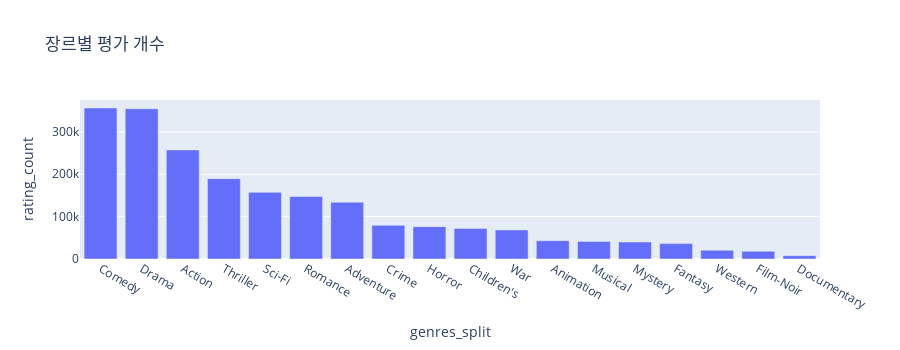

Notebook code for this chart:
### Code cell
# 다큐멘터리가 높은 평점을 가지고 있어 장르 별 개수 탐색
px.bar(rating_by_genre_df, x='genres_split', y='rating_count', height=350, title='장르별 평가 개수').update_xaxes(categoryorder="total descending")

### Figure 1 — Plotly figure (JSON) as saved in the notebook; plotly's stock layout.template omitted (floating-point values rounded to 4 significant figures)
{"data": [{"alignmentgroup": "True", "hovertemplate": "genres_split=%{x}<br>rating_count=%{y}<extra></extra>", "legendgroup": "", "marker": {"color": "#636efa", "pattern": {"shape": ""}}, "name": "", "offsetgroup": "", "orientation": "v", "showlegend": false, "textposition": "auto", "type": "bar", "x": ["Horror", "Children's", "Fantasy", "Sci-Fi", "Adventure", "Action", "Comedy", "Thriller", "Romance", "Western", "Musical", "Mystery", "Animation", "Crime", "Drama", "War", "Documentary", "Film-Noir"], "xaxis": "x", "y": [76386, 72186, 36301, 157294, 133953, 257457, 356580, 189680, 147523, 20683, 41533, 40178, 43293, 79541, 354529, 68527, 7910, 18261], "yaxis": "y"}], "layout": {"barmode": "relative", "height": 350, "legend": {"tracegroupgap": 0}, "title": {"text": "장르별 평가 개수"}, "xaxis": {"anchor": "y", "categoryorder": "total descending", "domain": [0, 1], "title": {"text": "genres_split"}}, "yaxis": {"anchor": "x", "domain": [0, 1], "title": {"text": "rating_count"}}}}
